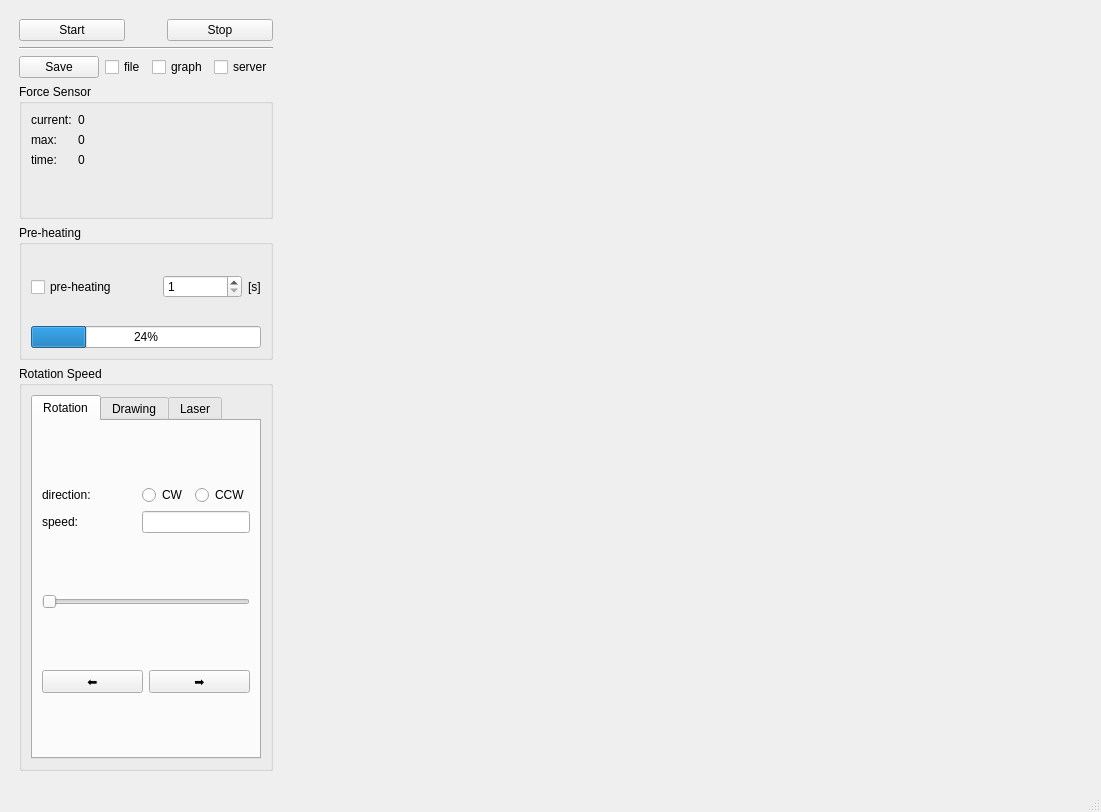
<?xml version="1.0" encoding="UTF-8"?>
<ui version="4.0">
 <class>MainWindow</class>
 <widget class="QMainWindow" name="MainWindow">
  <property name="geometry">
   <rect>
    <x>0</x>
    <y>0</y>
    <width>1101</width>
    <height>812</height>
   </rect>
  </property>
  <property name="windowTitle">
   <string>MainWindow</string>
  </property>
  <widget class="QWidget" name="centralwidget">
   <layout class="QHBoxLayout" name="horizontalLayout_2">
    <item>
     <layout class="QHBoxLayout" name="horizontalLayout" stretch="0,2">
      <item>
       <layout class="QVBoxLayout" name="verticalLayout" stretch="0,0,0,1,1,3">
        <property name="leftMargin">
         <number>10</number>
        </property>
        <property name="topMargin">
         <number>10</number>
        </property>
        <property name="rightMargin">
         <number>10</number>
        </property>
        <property name="bottomMargin">
         <number>10</number>
        </property>
        <item>
         <layout class="QHBoxLayout" name="horizontalLayout_12" stretch="3,1,3">
          <property name="sizeConstraint">
           <enum>QLayout::SetDefaultConstraint</enum>
          </property>
          <property name="topMargin">
           <number>0</number>
          </property>
          <item>
           <widget class="QPushButton" name="startBtn">
            <property name="text">
             <string>Start</string>
            </property>
           </widget>
          </item>
          <item>
           <spacer name="horizontalSpacer_2">
            <property name="orientation">
             <enum>Qt::Horizontal</enum>
            </property>
            <property name="sizeHint" stdset="0">
             <size>
              <width>40</width>
              <height>20</height>
             </size>
            </property>
           </spacer>
          </item>
          <item>
           <widget class="QPushButton" name="stopBtn">
            <property name="text">
             <string>Stop</string>
            </property>
           </widget>
          </item>
         </layout>
        </item>
        <item>
         <widget class="Line" name="line">
          <property name="orientation">
           <enum>Qt::Horizontal</enum>
          </property>
         </widget>
        </item>
        <item>
         <layout class="QHBoxLayout" name="horizontalLayout_4" stretch="4,1,0,1">
          <item>
           <widget class="QPushButton" name="saveBtn">
            <property name="text">
             <string>Save</string>
            </property>
           </widget>
          </item>
          <item>
           <widget class="QCheckBox" name="checkBox">
            <property name="text">
             <string>file</string>
            </property>
           </widget>
          </item>
          <item>
           <widget class="QCheckBox" name="checkBox_2">
            <property name="text">
             <string>graph</string>
            </property>
           </widget>
          </item>
          <item>
           <widget class="QCheckBox" name="checkBox_3">
            <property name="text">
             <string>server</string>
            </property>
           </widget>
          </item>
         </layout>
        </item>
        <item>
         <widget class="QGroupBox" name="forceSensorGroupBox">
          <property name="title">
           <string>Force Sensor</string>
          </property>
          <layout class="QHBoxLayout" name="horizontalLayout_3">
           <item>
            <layout class="QFormLayout" name="formLayout">
             <property name="verticalSpacing">
              <number>6</number>
             </property>
             <property name="leftMargin">
              <number>0</number>
             </property>
             <property name="rightMargin">
              <number>0</number>
             </property>
             <item row="0" column="0">
              <widget class="QLabel" name="currentValueLabel">
               <property name="text">
                <string>current:</string>
               </property>
              </widget>
             </item>
             <item row="0" column="1">
              <widget class="QLabel" name="currentValueLbl">
               <property name="text">
                <string>0</string>
               </property>
              </widget>
             </item>
             <item row="1" column="0">
              <widget class="QLabel" name="maxValueLabel">
               <property name="text">
                <string>max:</string>
               </property>
              </widget>
             </item>
             <item row="1" column="1">
              <widget class="QLabel" name="maxValueLbl">
               <property name="text">
                <string>0</string>
               </property>
              </widget>
             </item>
             <item row="2" column="0">
              <widget class="QLabel" name="timeLabel">
               <property name="text">
                <string>time:</string>
               </property>
              </widget>
             </item>
             <item row="2" column="1">
              <widget class="QLabel" name="timeLbl">
               <property name="text">
                <string>0</string>
               </property>
              </widget>
             </item>
            </layout>
           </item>
          </layout>
         </widget>
        </item>
        <item>
         <widget class="QGroupBox" name="groupBox">
          <property name="title">
           <string>Pre-heating</string>
          </property>
          <layout class="QHBoxLayout" name="horizontalLayout_10">
           <item>
            <layout class="QVBoxLayout" name="verticalLayout_4">
             <item>
              <layout class="QHBoxLayout" name="horizontalLayout_8" stretch="3,2,4,0">
               <item>
                <widget class="QCheckBox" name="preHeatingCheckBox">
                 <property name="text">
                  <string>pre-heating</string>
                 </property>
                </widget>
               </item>
               <item>
                <spacer name="preHeatingHorizontalSpacer">
                 <property name="orientation">
                  <enum>Qt::Horizontal</enum>
                 </property>
                 <property name="sizeHint" stdset="0">
                  <size>
                   <width>40</width>
                   <height>20</height>
                  </size>
                 </property>
                </spacer>
               </item>
               <item>
                <widget class="QSpinBox" name="preHeatingSpinBox">
                 <property name="minimum">
                  <number>1</number>
                 </property>
                 <property name="stepType">
                  <enum>QAbstractSpinBox::DefaultStepType</enum>
                 </property>
                </widget>
               </item>
               <item alignment="Qt::AlignRight">
                <widget class="QLabel" name="preHeatingUnitLabel">
                 <property name="layoutDirection">
                  <enum>Qt::LeftToRight</enum>
                 </property>
                 <property name="text">
                  <string>[s]</string>
                 </property>
                </widget>
               </item>
              </layout>
             </item>
             <item>
              <widget class="QProgressBar" name="preHeatingProgressBar">
               <property name="value">
                <number>24</number>
               </property>
              </widget>
             </item>
            </layout>
           </item>
          </layout>
         </widget>
        </item>
        <item>
         <widget class="QGroupBox" name="RotationSpeedGroupBox">
          <property name="title">
           <string>Rotation Speed</string>
          </property>
          <layout class="QHBoxLayout" name="horizontalLayout_6">
           <item>
            <widget class="QTabWidget" name="tabWidget">
             <property name="currentIndex">
              <number>0</number>
             </property>
             <widget class="QWidget" name="tab_1">
              <attribute name="title">
               <string>Rotation</string>
              </attribute>
              <layout class="QHBoxLayout" name="horizontalLayout_9">
               <item>
                <layout class="QVBoxLayout" name="verticalLayout_2">
                 <item>
                  <layout class="QGridLayout" name="gridLayout_2">
                   <item row="1" column="1">
                    <spacer name="horizontalSpacer_5">
                     <property name="orientation">
                      <enum>Qt::Horizontal</enum>
                     </property>
                     <property name="sizeHint" stdset="0">
                      <size>
                       <width>40</width>
                       <height>20</height>
                      </size>
                     </property>
                    </spacer>
                   </item>
                   <item row="0" column="0">
                    <widget class="QLabel" name="label">
                     <property name="text">
                      <string>direction:</string>
                     </property>
                    </widget>
                   </item>
                   <item row="0" column="3">
                    <layout class="QHBoxLayout" name="horizontalLayout_11">
                     <item>
                      <widget class="QRadioButton" name="radioButton_2">
                       <property name="text">
                        <string>CW</string>
                       </property>
                      </widget>
                     </item>
                     <item>
                      <widget class="QRadioButton" name="radioButton">
                       <property name="text">
                        <string>CCW</string>
                       </property>
                      </widget>
                     </item>
                    </layout>
                   </item>
                   <item row="1" column="0">
                    <widget class="QLabel" name="rotationSpeedLabel">
                     <property name="text">
                      <string>speed:</string>
                     </property>
                    </widget>
                   </item>
                   <item row="0" column="1">
                    <spacer name="horizontalSpacer">
                     <property name="orientation">
                      <enum>Qt::Horizontal</enum>
                     </property>
                     <property name="sizeType">
                      <enum>QSizePolicy::Expanding</enum>
                     </property>
                     <property name="sizeHint" stdset="0">
                      <size>
                       <width>40</width>
                       <height>20</height>
                      </size>
                     </property>
                    </spacer>
                   </item>
                   <item row="1" column="3">
                    <widget class="QLineEdit" name="rotationSpeedLine"/>
                   </item>
                  </layout>
                 </item>
                 <item>
                  <widget class="QSlider" name="rotationSpeedSlider">
                   <property name="minimum">
                    <number>700</number>
                   </property>
                   <property name="maximum">
                    <number>10000</number>
                   </property>
                   <property name="singleStep">
                    <number>10</number>
                   </property>
                   <property name="orientation">
                    <enum>Qt::Horizontal</enum>
                   </property>
                  </widget>
                 </item>
                 <item>
                  <layout class="QHBoxLayout" name="horizontalLayout_5">
                   <item>
                    <widget class="QPushButton" name="moveLeftRSBtn">
                     <property name="text">
                      <string>⬅️</string>
                     </property>
                    </widget>
                   </item>
                   <item>
                    <widget class="QPushButton" name="moveRightRSBtn">
                     <property name="text">
                      <string>➡️</string>
                     </property>
                    </widget>
                   </item>
                  </layout>
                 </item>
                </layout>
               </item>
              </layout>
             </widget>
             <widget class="QWidget" name="tab_2">
              <attribute name="title">
               <string>Drawing</string>
              </attribute>
             </widget>
             <widget class="QWidget" name="tab_3">
              <attribute name="title">
               <string>Laser</string>
              </attribute>
             </widget>
            </widget>
           </item>
          </layout>
         </widget>
        </item>
       </layout>
      </item>
      <item>
       <layout class="QVBoxLayout" name="verticalLayout_3">
        <property name="leftMargin">
         <number>10</number>
        </property>
        <property name="topMargin">
         <number>10</number>
        </property>
        <property name="rightMargin">
         <number>10</number>
        </property>
        <property name="bottomMargin">
         <number>10</number>
        </property>
        <item>
         <widget class="PlotWidget" name="graphWidget" native="true"/>
        </item>
       </layout>
      </item>
     </layout>
    </item>
   </layout>
  </widget>
  <widget class="QMenuBar" name="menubar">
   <property name="geometry">
    <rect>
     <x>0</x>
     <y>0</y>
     <width>1101</width>
     <height>27</height>
    </rect>
   </property>
  </widget>
  <widget class="QStatusBar" name="statusbar"/>
 </widget>
 <customwidgets>
  <customwidget>
   <class>PlotWidget</class>
   <extends>QWidget</extends>
   <header>pyqtgraph</header>
   <container>1</container>
  </customwidget>
 </customwidgets>
 <resources/>
 <connections/>
</ui>
